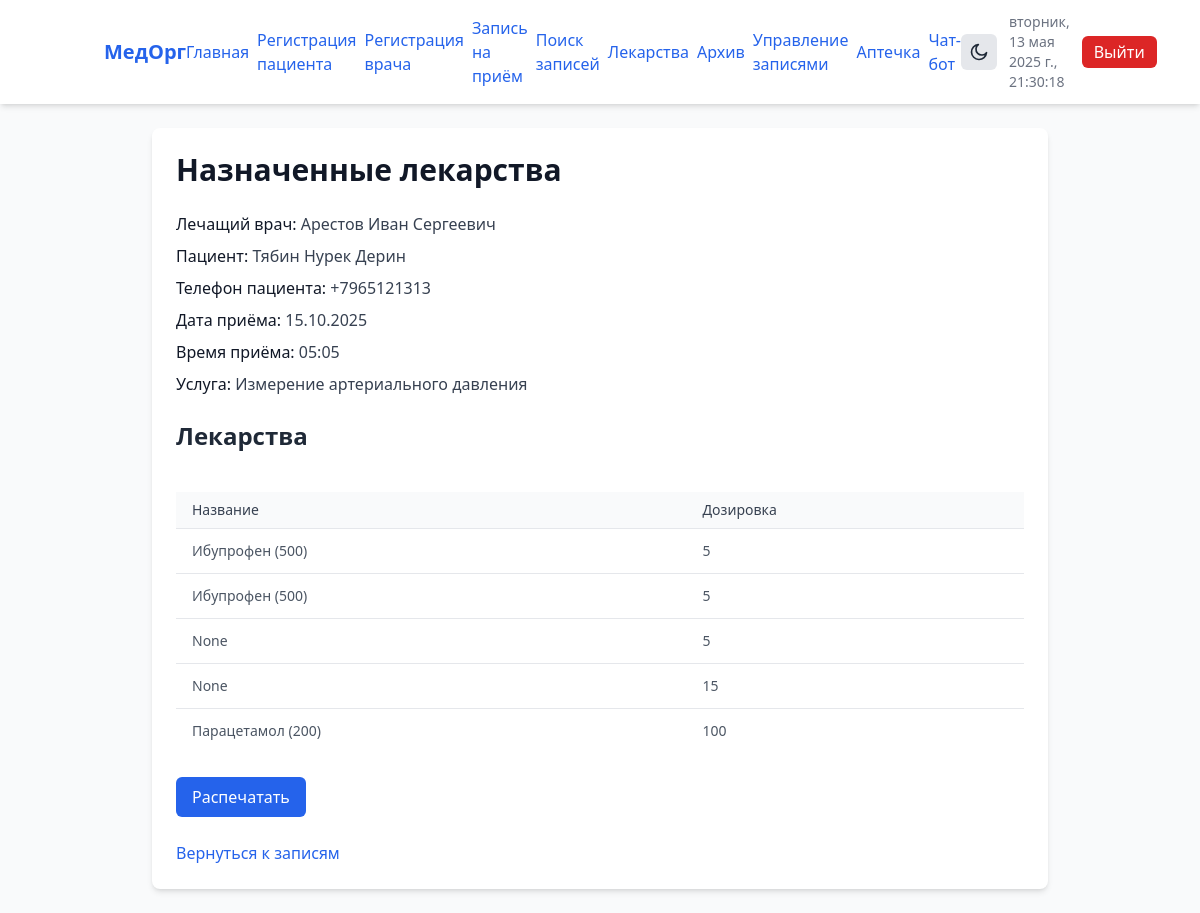
The page /medications/3 (signed in) on the database its author committed.
### app/models.py (models this page shows, shortened)
class Doctor(Base):
    __tablename__ = "doctors"
    id = Column(Integer, primary_key=True, index=True)
    last_name = Column(String, index=True)
    first_name = Column(String, index=True)
    patronymic = Column(String, index=True)
    cabinet = Column(String, index=True)
    specialization = Column(String, index=True)
    date_of_birth = Column(String, index=True)
    age = Column(Integer)
    phone = Column(String, index=True)
    email = Column(String, index=True)
    workplace = Column(String, index=True)

class Patient(Base):
    __tablename__ = "patients"
    id = Column(Integer, primary_key=True, index=True)
    last_name = Column(String, index=True)
    first_name = Column(String, index=True)
    patronymic = Column(String, index=True)
    age = Column(Integer)
    gender = Column(String, index=True)
    date_of_birth = Column(String, index=True)
    address = Column(String, index=True)
    phone = Column(String, index=True)
    insurance_policy = Column(String, index=True)
    email = Column(String, index=True)

class Appointment(Base):
    __tablename__ = "appointments"
    id = Column(Integer, primary_key=True, index=True)
    patient_id = Column(Integer, ForeignKey("patients.id"))
    doctor_id = Column(Integer, ForeignKey("doctors.id"))
    service = Column(String, index=True)
    appointment_day = Column(Date)
    appointment_time = Column(String)
    status = Column(String, default="Ожидание")
    diagnosis = Column(String)
    recommendations = Column(String)
    patient = relationship("Patient")
    doctor = relationship("Doctor")
    history = relationship("AppointmentHistory", back_populates="appointment")

class Medication(Base):
    __tablename__ = "medications"
    id = Column(Integer, primary_key=True, index=True)
    patient_id = Column(Integer, ForeignKey("patients.id"))
    appointment_id = Column(Integer, ForeignKey("appointments.id"))
    pharmacy_drug_id = Column(Integer, ForeignKey("pharmacy.id"), nullable=True)
    dosage = Column(String)
    patient = relationship("Patient")
    appointment = relationship("Appointment")
    pharmacy_drug = relationship("PharmacyDrug")

class PharmacyDrug(Base):
    __tablename__ = "pharmacy"
    id = Column(Integer, primary_key=True, index=True)
    name = Column(String, index=True)
    dosage = Column(String)
    instruction = Column(String)
    quantity = Column(Integer)
    expiration_date = Column(Date)

### app/routes/html_routes.py (the view)
@router.get("/medications/{appointment_id}", response_class=HTMLResponse)
def medications_detail(request: Request, appointment_id: int, db: Session = Depends(get_db)):
    appt = db.query(models.Appointment).get(appointment_id)
    if not appt:
        raise HTTPException(status_code=404, detail="Appointment not found")
    meds = db.query(models.Medication).filter(models.Medication.appointment_id == appointment_id).all()
    return templates.TemplateResponse("medication_details.html", {
        "request": request,
        "appointment": appt,
        "medications": meds
    })

### app/templates/medication_details.html (shortened to what this page needs)
{% extends "base.html" %}
{% block content %}
<div class="mx-auto p-6 bg-white dark:bg-gray-800 shadow-md dark:shadow-gray-700 rounded-lg
            max-w-full sm:max-w-2xl lg:max-w-4xl space-y-6">
  <h1 class="text-2xl sm:text-3xl font-bold text-gray-900 dark:text-gray-100">
    Назначенные лекарства
  </h1>
  {% if error %}
    <p class="text-red-600 dark:text-red-400 font-medium">
      {{ error }}
    </p>
  {% else %}
    <div class="space-y-2">
      <p class="text-gray-700 dark:text-gray-300">
        <span class="font-medium text-gray-900 dark:text-gray-100">Лечащий врач:</span>
        {{ appointment.doctor.last_name }} {{ appointment.doctor.first_name }} {{ appointment.doctor.patronymic }}
      </p>
      <p class="text-gray-700 dark:text-gray-300">
        <span class="font-medium text-gray-900 dark:text-gray-100">Пациент:</span>
        {{ appointment.patient.last_name }} {{ appointment.patient.first_name }} {{ appointment.patient.patronymic }}
      </p>
      <p class="text-gray-700 dark:text-gray-300">
        <span class="font-medium text-gray-900 dark:text-gray-100">Телефон пациента:</span>
        {{ appointment.patient.phone }}
      </p>
      <p class="text-gray-700 dark:text-gray-300">
        <span class="font-medium text-gray-900 dark:text-gray-100">Дата приёма:</span>
        {{ appointment.appointment_day.strftime("%d.%m.%Y") }}
      </p>
      <p class="text-gray-700 dark:text-gray-300">
        <span class="font-medium text-gray-900 dark:text-gray-100">Время приёма:</span>
        {{ appointment.appointment_time }}
      </p>
      <p class="text-gray-700 dark:text-gray-300">
        <span class="font-medium text-gray-900 dark:text-gray-100">Услуга:</span>
        {{ appointment.service }}
      </p>
    </div>
    <h2 class="text-xl sm:text-2xl font-semibold text-gray-800 dark:text-gray-100 mt-6">
      Лекарства
    </h2>
    {% if medications %}
      <div class="overflow-x-auto">
        <table class="min-w-full divide-y divide-gray-200 dark:divide-gray-700 mt-4">
          <thead class="bg-gray-50 dark:bg-gray-700">
            <tr>
              <th class="px-4 py-2 text-left text-sm font-medium text-gray-700 dark:text-gray-300">
                Название
              </th>
              <th class="px-4 py-2 text-left text-sm font-medium text-gray-700 dark:text-gray-300">
                Дозировка
              </th>
            </tr>
          </thead>
          <tbody class="bg-white dark:bg-gray-800 divide-y divide-gray-200 dark:divide-gray-700">
            {% for med in medications %}
              <tr>
                <td class="px-4 py-3 text-sm text-gray-600 dark:text-gray-300">
                  {{ med.pharmacy_drug }}
                </td>
                <td class="px-4 py-3 text-sm text-gray-600 dark:text-gray-300">
                  {{ med.dosage }}
                </td>
              </tr>
            {% endfor %}
          </tbody>
        </table>
      </div>
    {% else %}
      <p class="text-gray-700 dark:text-gray-300 mt-4">
        Нет назначенных лекарств.
      </p>
    {% endif %}
    <a
      href="/generate_pdf/drugs/{{ appointment.id }}"
      target="_blank"
      class="inline-flex items-center mt-6 px-4 py-2 bg-blue-600 dark:bg-blue-500 text-white font-medium rounded-md
             hover:bg-blue-700 dark:hover:bg-blue-600 focus:outline-none focus:ring-2 focus:ring-blue-500 dark:focus:ring-blue-400 transition-colors"
    >
      Распечатать
    </a>
  {% endif %}
  <a
    href="/search/appointments"
    class="block mt-4 text-blue-600 dark:text-blue-400 hover:underline transition-colors"
  >
    Вернуться к записям
  </a>
</div>
{% endblock %}

### rows shown on the page
Doctor: doctor.last_name "Арестов", doctor.first_name "Иван", doctor.patronymic "Сергеевич"
Patient: patient.last_name "Тябин", patient.first_name "Нурек", patient.patronymic "Дерин", patient.phone "+7965121313"
Appointment: appointment_day "15.10.2025", appointment_time "05:05", service "Измерение артериального давления"
Medication: pharmacy_drug "Ибупрофен (500)", dosage "5"
Medication: pharmacy_drug "Ибупрофен (500)", dosage "5"
Medication: pharmacy_drug "None", dosage "5"
Medication: pharmacy_drug "None", dosage "15"
Medication: pharmacy_drug "Парацетамол (200)", dosage "100"
